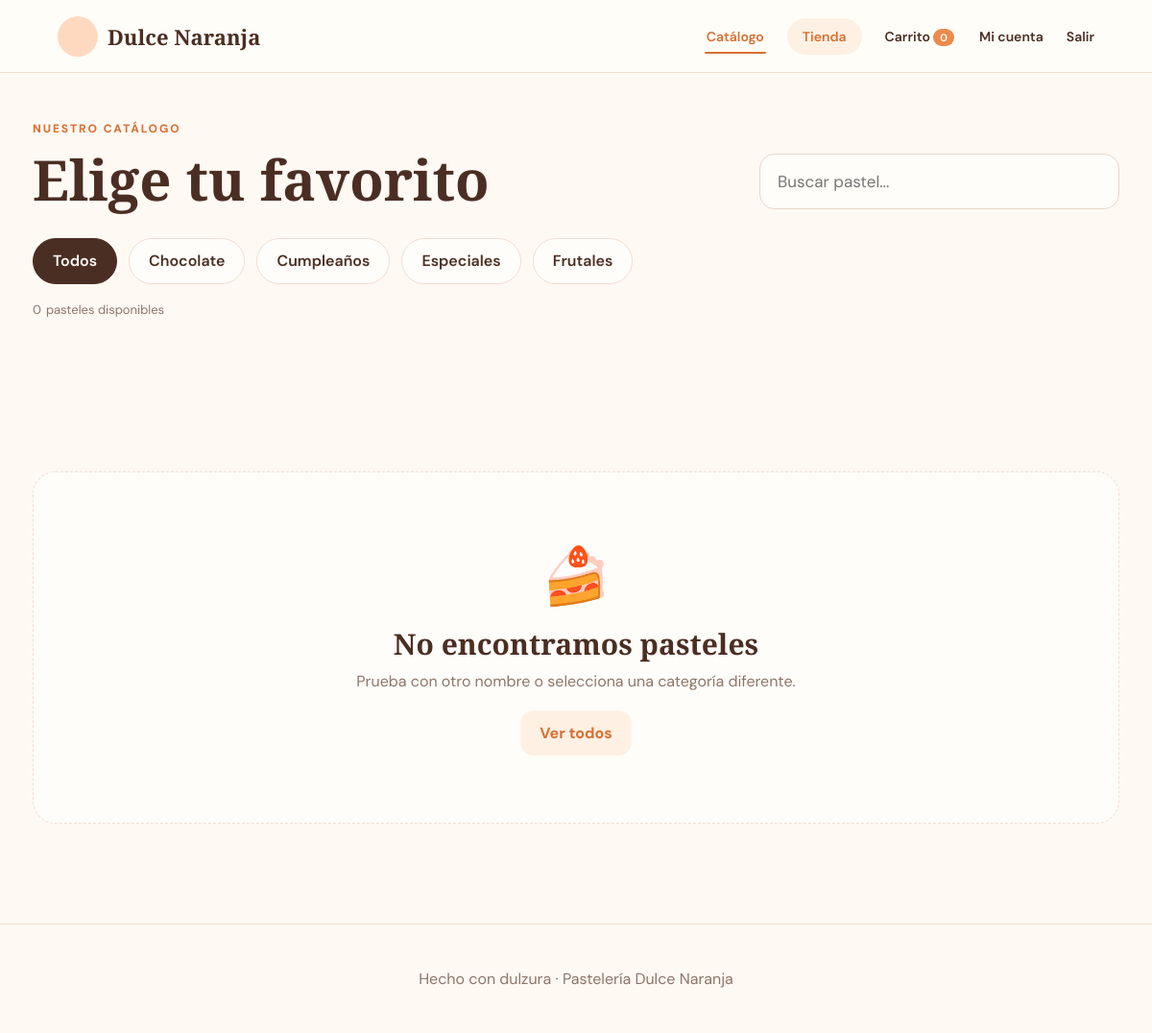
/catalogo (signed in), run on the app's committed database.
### tables this page shows
CREATE TABLE `categories` (
  `id` int(10) unsigned NOT NULL AUTO_INCREMENT,
  `name` varchar(100) NOT NULL,
  `status` enum('ACTIVE','INACTIVE') NOT NULL DEFAULT 'ACTIVE',
  `created_at` timestamp NULL DEFAULT current_timestamp(),
  PRIMARY KEY (`id`),
  UNIQUE KEY `name` (`name`)
);

### src/Helpers/View.php (called while the page is built, shortened)
<?php
final class View {
    public static function render(string $view,array $data=[]):void {
        extract($data,EXTR_SKIP); $base=dirname(__DIR__,2).'/views/';
        $viewFile=$base.$view.'.php'; if(!is_file($viewFile)){http_response_code(500);exit('Vista no encontrada');}
        require $base.'components/header.php';
        require $viewFile; require $base.'components/footer.php';
    }
    public static function e(mixed $v):string { return htmlspecialchars((string)$v,ENT_QUOTES,'UTF-8'); }
}

### src/Controllers/HomeController.php (called while the page is built, shortened)
<?php
final class HomeController {
    public function catalogo(): void {
        $products = (new ProductRepository())->all(true);
        $categories = (new CategoryRepository())->all(true);
        View::render('cliente/catalogo', [
            'title' => 'Catálogo | Dulce Naranja',
            'products' => $products,
            'categories' => $categories,
        ]);
    }
}

### public/index.php (called while the page is built, shortened)
<?php
$root=dirname(__DIR__); require $root.'/src/Helpers/Env.php'; Env::load($root.'/.env');if(is_file($root.'/vendor/autoload.php'))require_once $root.'/vendor/autoload.php';
spl_autoload_register(function($class)use($root){$prefix='App\\';if(str_starts_with($class,$prefix)){$file=$root.'/src/'.str_replace('\\','/',substr($class,strlen($prefix))).'.php';if(is_file($file))require $file;}});
$r=new Router();
$r->add('GET','/',[HomeController::class,'home']);$r->add('GET','/catalog',[HomeController::class,'catalog']);$r->add('GET','/catalogo',[HomeController::class,'catalogo']);$r->add('GET','/product/{id}',[HomeController::class,'product']);$r->add('GET','/dashboard',[HomeController::class,'dashboard']);
$r->add('GET','/login',[AuthController::class,'loginForm']);$r->add('POST','/login',[AuthController::class,'login']);$r->add('GET','/register',[AuthController::class,'registerForm']);$r->add('POST','/register',[AuthController::class,'register']);$r->add('GET','/setup-admin',[AuthController::class,'setupForm']);$r->add('POST','/setup-admin',[AuthController::class,'setup']);$r->add('POST','/logout',[AuthController::class,'logout']);
$r->add('GET','/auth/google',[AuthController::class,'googleStart']);$r->add('GET','/auth/google/callback',[AuthController::class,'googleCallback']);
$r->add('GET','/cart',[CartController::class,'show']);$r->add('POST','/cart/add',[CartController::class,'add']);$r->add('POST','/cart/update',[CartController::class,'update']);$r->add('POST','/checkout',[CartController::class,'checkout']);
$r->add('GET','/profile',[ProfileController::class,'show']);$r->add('POST','/profile/update',[ProfileController::class,'updateProfile']);
$r->add('GET','/tienda',[StoreController::class,'index']);$r->add('POST','/tienda/canjear/{id}',[StoreController::class,'redeem']);
$r->add('POST','/profile/email/request-current',[ProfileController::class,'requestCurrentEmailCode']);$r->add('GET','/profile/email/verify-current',[ProfileController::class,'currentEmailCodeForm']);$r->add('POST','/profile/email/verify-current',[ProfileController::class,'verifyCurrentEmailCode']);
$r->add('GET','/profile/email/new',[ProfileController::class,'newEmailForm']);$r->add('POST','/profile/email/request-new',[ProfileController::class,'requestNewEmailCode']);$r->add('GET','/profile/email/verify-new',[ProfileController::class,'newEmailCodeForm']);$r->add('POST','/profile/email/verify-new',[ProfileController::class,'verifyNewEmailCode']);
$r->add('GET','/admin',[AdminController::class,'dashboard']);$r->add('GET','/admin/products',[AdminProductController::class,'index']);$r->add('GET','/admin/products/create',[AdminProductController::class,'create']);$r->add('POST','/admin/products',[AdminProductController::class,'store']);$r->add('GET','/admin/products/{id}/edit',[AdminProductController::class,'edit']);$r->add('POST','/admin/products/{id}/update',[AdminProductController::class,'update']);$r->add('POST','/admin/products/{id}/delete',[AdminProductController::class,'delete']);
$r->add('GET','/admin/categories',[AdminCategoryController::class,'index']);$r->add('POST','/admin/categories',[AdminCategoryController::class,'store']);$r->add('POST','/admin/categories/{id}/toggle',[AdminCategoryController::class,'toggle']);$r->add('GET','/admin/rewards',[AdminRewardController::class,'index']);$r->add('POST','/admin/rewards',[AdminRewardController::class,'store']);$r->add('POST','/admin/rewards/{id}/toggle',[AdminRewardController::class,'toggle']);
$r->add('GET','/admin/users',[AdminUserController::class,'index']);$r->add('POST','/admin/users/{id}/status',[AdminUserController::class,'status']);$r->add('POST','/admin/users/{id}/role',[AdminUserController::class,'requestRole']);$r->add('GET','/admin/users/role/verify',[AdminUserController::class,'verifyRoleForm']);$r->add('POST','/admin/users/role/verify',[AdminUserController::class,'verifyRole']);
$r->add('GET','/admin/orders',[AdminOrderController::class,'index']);$r->add('POST','/admin/orders/{id}/status',[AdminOrderController::class,'status']);
$r->add('GET','/admin/settings',[AdminSettingsController::class,'index']);$r->add('POST','/admin/settings',[AdminSettingsController::class,'save']);
$r->add('GET','/admin/reports',[AdminReportController::class,'index']);
$r->dispatch($_SERVER['REQUEST_METHOD'],$_SERVER['REQUEST_URI']);

### src/Config/Database.php (called while the page is built, shortened)
<?php
final class Database {
    private static ?PDO $pdo=null;
    public static function connection(): PDO {
        if (self::$pdo) return self::$pdo;
        $dsn=sprintf('mysql:host=%s;port=%s;dbname=%s;charset=utf8mb4', Env::get('DB_HOST','127.0.0.1'), Env::get('DB_PORT','3306'), Env::get('DB_NAME','pasteleria_db'));
        try {
            self::$pdo=new PDO($dsn, Env::get('DB_USER','root'), Env::get('DB_PASSWORD',''), [PDO::ATTR_ERRMODE=>PDO::ERRMODE_EXCEPTION, PDO::ATTR_DEFAULT_FETCH_MODE=>PDO::FETCH_ASSOC, PDO::ATTR_EMULATE_PREPARES=>false]);
            return self::$pdo;
        } catch (PDOException $e) { http_response_code(500); exit('No se pudo conectar a la base de datos. Revisa tu archivo .env y ejecuta database/schema.sql.'); }
    }
}

### src/Repositories/CategoryRepository.php (called while the page is built, shortened)
<?php
final class CategoryRepository {
    public function all(bool $active=false):array{$sql='SELECT * FROM categories'.($active?" WHERE status='ACTIVE'":'').' ORDER BY name';return Database::connection()->query($sql)->fetchAll();}
}

### src/Helpers/Env.php (called while the page is built, shortened)
<?php
final class Env {
    private static array $data=[];
    public static function get(string $key, mixed $default=null): mixed { return self::$data[$key] ?? $_ENV[$key] ?? getenv($key) ?: $default; }
}

### src/Repositories/ProductRepository.php (called while the page is built, shortened)
<?php
final class ProductRepository {
    public function all(bool $onlyActive=false):array{$sql='SELECT p.*,c.name category_name,(SELECT path FROM product_images WHERE product_id=p.id AND is_primary=1 LIMIT 1) image FROM products p JOIN categories c ON c.id=p.category_id'.($onlyActive?" WHERE p.status='ACTIVE'":'').' ORDER BY p.created_at DESC';return Database::connection()->query($sql)->fetchAll();}
}

### views/cliente/catalogo.php (the view, shortened to what this page needs)
<link rel="stylesheet" href="/css/catalogo.css">
<section class="catalogo-page" aria-labelledby="catalogo-title">
    <div class="catalogo-head">
        <div>
            <span class="eyebrow">NUESTRO CATÁLOGO</span>
            <h1 id="catalogo-title">Elige tu favorito</h1>
        </div>
        <div class="catalogo-search-wrap">
            <input
                id="catalogoSearch"
                class="catalogo-search"
                type="search"
                placeholder="Buscar pastel..."
                autocomplete="off"
            >
        </div>
    </div>
    <div class="catalogo-chips" role="group" aria-label="Filtrar por categoría">
        <button type="button" class="catalog-chip active" data-category="all">Todos</button>
        <?php foreach ($categories as $c): ?>
            <button
                type="button"
                class="catalog-chip"
                data-category="<?= View::e($c['id']) ?>"
            ><?= View::e($c['name']) ?></button>
        <?php endforeach; ?>
    </div>
    <div class="catalogo-count" aria-live="polite">
        <span id="catalogoCount"><?= count($products) ?></span>
        <span id="catalogoCountLabel"><?= count($products) === 1 ? 'pastel disponible' : 'pasteles disponibles' ?></span>
    </div>
    <div class="cards catalogo-grid" id="catalogoGrid">
    </div>
    <div class="catalogo-empty" id="catalogoEmpty" hidden>
        <span aria-hidden="true">🍰</span>
        <h2>No encontramos pasteles</h2>
        <p>Prueba con otro nombre o selecciona una categoría diferente.</p>
        <button type="button" class="secondary" id="catalogoClear">Ver todos</button>
    </div>
</section>

### src/Router.php (shortened to what this page needs)
<?php
final class Router {
    private array $routes=[];
    public function add(string $method,string $path,array $handler):void{$this->routes[]=[strtoupper($method),$path,$handler];}
    public function dispatch(string $method,string $uri):void{
        $path=parse_url($uri,PHP_URL_PATH) ?: '/';
        foreach($this->routes as [$m,$pattern,$handler]){
            $regex=preg_replace('#\{([a-zA-Z_][a-zA-Z0-9_]*)\}#','(?P<$1>[^/]+)',$pattern); $regex='#^'.$regex.'$#';
            if(preg_match($regex,$path,$matches)){
                $params=array_filter($matches,'is_string',ARRAY_FILTER_USE_KEY); [$class,$fn]=$handler; (new $class())->$fn(...array_values($params)); return;
            }
        }
    }
}

### public/css/app.css (style rules this page uses)
:root { --cream:#fff9f3;--paper:#fffdf9;--peach:#ffd9bf;--orange:#ed8a4b;--orange2:#d86f31;--brown:#4b2e23;--muted:#8d7569;--line:#f0dfd4;--green:#4b8d68;--red:#bd5548;--shadow:0 18px 50px rgba(111,66,40,.10) }
* { box-sizing:border-box }
html { scroll-behavior:smooth }
body { margin:0;background:var(--cream);color:var(--brown);font-family:'DM Sans',sans-serif }
button,input,select,textarea { font:inherit }
.eyebrow { color:var(--orange2);font-weight:800;letter-spacing:.16em;font-size:12px }
.primary,.secondary { border:0;border-radius:14px;padding:13px 20px;font-weight:700;cursor:pointer;transition:.2s }
.secondary { background:#fff0e4;color:var(--orange2) }
.cards { display:grid;grid-template-columns:repeat(3,1fr);gap:24px }
input,select,textarea { width:100%;border:1px solid #e7d5ca;background:#fff;padding:12px 14px;border-radius:12px;outline:none;color:var(--brown) }

### public/css/catalogo.css (style rules this page uses)
.catalogo-page { padding:10px 0 24px }
.catalogo-head { display:flex;justify-content:space-between;align-items:flex-end;gap:36px;margin-bottom:30px }
.catalogo-head h1 { font:700 clamp(42px,5vw,58px)/1.05 'Playfair Display',serif;margin:14px 0 0;color:var(--brown) }
.catalogo-search-wrap { width:min(375px,100%) }
.catalogo-search { height:58px;border-radius:16px;font-size:17px;padding:0 18px;background:var(--paper) }
.catalogo-chips { display:flex;gap:12px;flex-wrap:wrap;margin:0 0 18px }
.catalog-chip { min-height:48px;padding:10px 20px;border:1px solid var(--line);background:var(--paper);color:var(--brown);border-radius:999px;cursor:pointer;font-weight:600;transition:transform .2s ease,background .2s ease,color .2s ease,border-color .2s ease,box-shadow .2s ease }
.catalog-chip.active { background:var(--brown);border-color:var(--brown);color:#fff }
.catalogo-count { display:flex;gap:5px;color:var(--muted);font-size:13px;margin:0 0 20px }
.catalogo-grid { min-height:140px }
.catalogo-empty { text-align:center;padding:70px 24px;background:var(--paper);border:1px dashed var(--line);border-radius:24px }
.catalogo-empty span { font-size:58px }
.catalogo-empty h2 { font:700 30px 'Playfair Display',serif;margin:12px 0 8px }
.catalogo-empty p { color:var(--muted);margin:0 0 20px }

### data on the page
categories: name "Chocolate"
categories: name "Cumpleaños"
categories: name "Especiales"
categories: name "Frutales"

### other printed values
count($products) "0"
